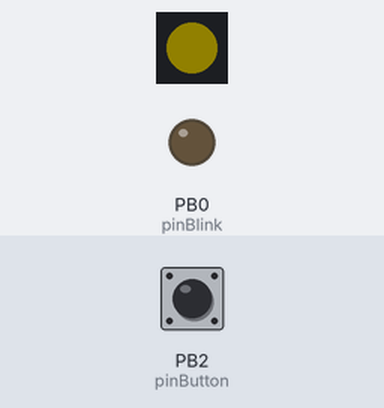
Bench run of a program on a simulated ATtiny85, built with avr-gcc and run on an emulated ATtiny85. On the bench: 1 RGB LEDs in strip order, left to right, output pins drawn as LEDs (lit = HIGH). Wiring (inferred from the names in the program): WS2812 LEDs: data PB1. Inputs (shaded band) come from the test bench; at power-on: PB2 (pinButton) HIGH. Dim RGB values are drawn brighter than linear; pins used as bus, display or sensor lines are not drawn.

Above: at 1.0 s.
1.3 s: PB2 (pinButton) pulled LOW for 3.2 s
At 3.8 s:
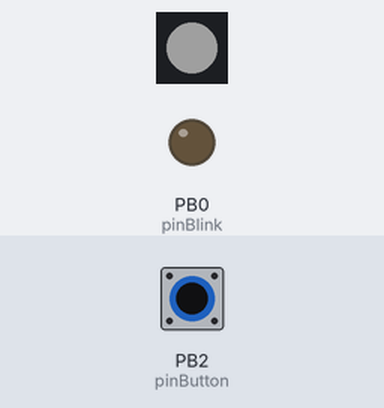
6.0 s: PB2 (pinButton) pulled LOW for 0.15 s
At 7.2 s:
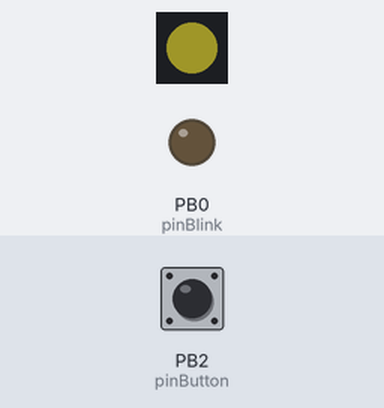
7.6 s: PB2 (pinButton) pulled LOW for 1 s
At 8.6 s:
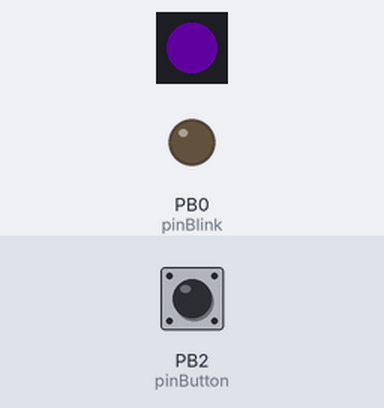
10.1 s: PB2 (pinButton) pulled LOW for 3.2 s
At 10.6 s:
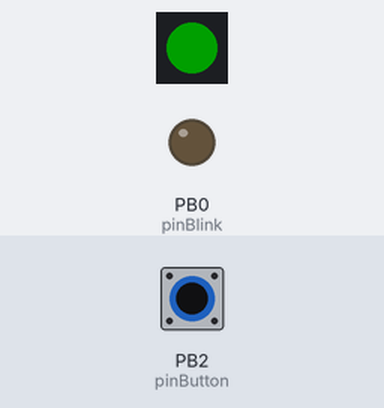
Timing chart, 0 to 18.8 s (numbered marks = the images above; inputs shaded):
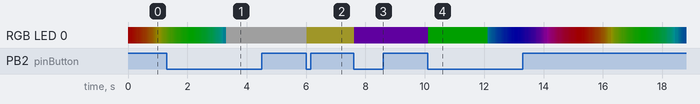

The program:

main.cpp
```cpp
#include <Arduino.h>
#include <Adafruit_NeoPixel.h>

#include <avr/sleep.h>

#pragma region #region : CBI &SBI

#ifndef cbi
// Clear bits
#define cbi(sfr, bit) (_SFR_BYTE(sfr) &= ~_BV(bit))
#endif

#ifndef sbi
// Set bits
#define sbi(sfr, bit) (_SFR_BYTE(sfr) |= _BV(bit))
#endif

#pragma endregion

int pinNeo = 1;
int pinBlink = 0;
int pinButton = 2;
int pinPower = 4;

int leds = 1;
byte i = 1;
Adafruit_NeoPixel mx = Adafruit_NeoPixel(leds, 1, NEO_RGB + NEO_KHZ800);
bool pressed;
bool mode;
unsigned long t, p;

uint32_t Wheel(byte WheelPos);
bool system_sleep();

void setup()
{
  pinMode(pinBlink, OUTPUT);
  pinMode(pinNeo, OUTPUT);
  pinMode(pinButton, INPUT_PULLUP);
  pinMode(pinPower, OUTPUT);

  digitalWrite(pinPower, HIGH);

  // http://thewanderingengineer.com/2014/08/11/pin-change-interrupts-on-attiny85/
  sbi(GIMSK, PCIE); // Turn on Pin Change interrupt
  sbi(PCMSK, PCINT2);

  mx.begin();
  mx.setBrightness(32);
  mx.All(0);
  mx.Show(0);

  //blink();blink();blink();
  t = millis();
}

byte c = 0;
uint32_t colors[] = {
    Adafruit_NeoPixel::Rgb(255, 255, 255),
    Adafruit_NeoPixel::Rgb(240, 255, 64),
    Adafruit_NeoPixel::Rgb(0, 152, 255),
    Adafruit_NeoPixel::Rgb(255, 0, 0),
    Adafruit_NeoPixel::Rgb(0, 255, 0),
    Adafruit_NeoPixel::Rgb(0, 0, 255),
};

uint32_t color = colors[0];

void loop()
{
  bool justwoke = system_sleep();

  int btn = digitalRead(pinButton);

  if (!pressed && btn == LOW)
  {
    pressed = true;
    p = millis();
    if (!justwoke && mode)
    {
      c = (c + 1) % (sizeof(colors) / sizeof(uint32_t));
      color = colors[c];
    }
  }
  else if (pressed && btn == HIGH)
  {
    pressed = false;
  }

  if (pressed && millis() - p > 2000)
  {
    //blink();blink();
    p = millis();
    mode = !mode;
  }

  if (mode)
  {
    mx.All(color);
    mx.Show(100);
  }
  else
  {
    mx.All(Wheel(i));
    mx.Show(50);
    i += 2;
  }
}

// Input a value 0 to 255 to get a color value.
// The colours are a transition r - g - b - back to r.
uint32_t Wheel(byte WheelPos)
{
  if (WheelPos < 85)
  {
    return mx.Color(WheelPos * 3, 255 - WheelPos * 3, 0);
  }
  else if (WheelPos < 170)
  {
    WheelPos -= 85;
    return mx.Color(255 - WheelPos * 3, 0, WheelPos * 3);
  }
  else
  {
    WheelPos -= 170;
    return mx.Color(0, WheelPos * 3, 255 - WheelPos * 3);
  }
}

void blink()
{
  digitalWrite(0, HIGH); // turn the LED on (HIGH is the voltage level)
  delay(100);            // wait for a second
  digitalWrite(0, LOW);  // turn the LED off by making the voltage LOW
  delay(100);            // wait for a second
}

// http://interface.khm.de/index.php/lab/experiments/sleep_watchdog_battery/
bool system_sleep()
{
  if (millis() - t < 10000)
    return false;

  mx.All(0);
  mx.Show(0);
  //blink(); blink();

  digitalWrite(pinPower, LOW);
  pinMode(pinNeo, INPUT);

  cbi(ADCSRA, ADEN);                   // Switch Analog to Digital converter OFF
  set_sleep_mode(SLEEP_MODE_PWR_DOWN); // Set sleep mode
  sleep_mode();                        // System sleeps here

  pinMode(pinNeo, OUTPUT);
  digitalWrite(pinPower, HIGH);

  sbi(ADCSRA, ADEN); // Switch Analog to Digital converter ON
  return true;
}

ISR(PCINT0_vect)
{
  t = millis();
}
```

Measured:
- after the input at 6.0 s, RGB LED 0: RGB(32, 32, 32) → RGB(32, 30, 8) at once
- after the input at 7.6 s, RGB LED 0: RGB(32, 30, 8) → RGB(19, 0, 32) at once
